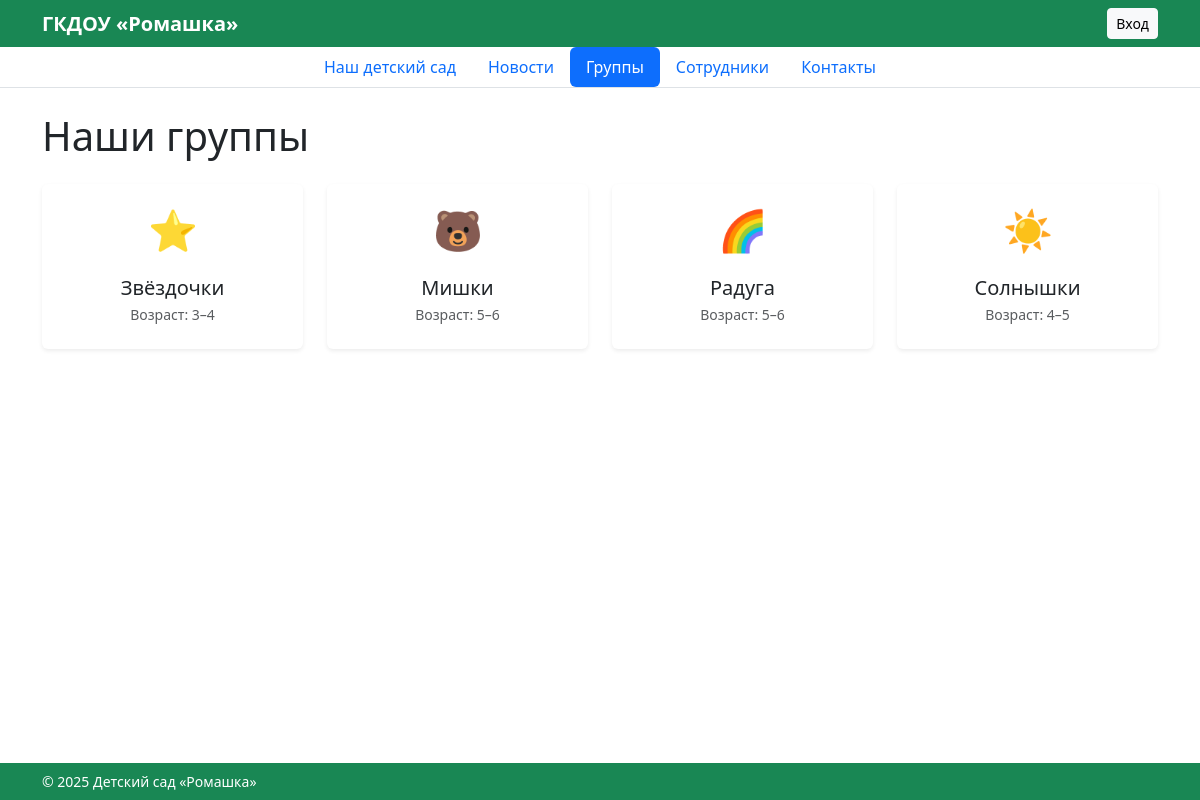
The page /groups.php on the database its author committed.
### tables this page shows
CREATE TABLE `groups` (
  `id` int(11) NOT NULL,
  `name` varchar(100) NOT NULL,
  `icon` varchar(50) DEFAULT '?️',
  `room_number` varchar(10) DEFAULT NULL,
  `age_from` tinyint(4) DEFAULT NULL,
  `age_to` tinyint(4) DEFAULT NULL,
  `description` text
);

### groups.php (the view, shortened to what this page needs)
<?php
require_once __DIR__ . '/config.php';
$user    = $_SESSION['user'] ?? null;
$groups = $pdo->query("
    SELECT id,
           name,
           age_from,
           age_to,
           description,
           icon               -- 👈 новая колонка
      FROM groups
  ORDER BY name
")->fetchAll();
?>
<!doctype html>
<html lang="ru">
<head>
    <link href="https://cdn.jsdelivr.net/npm/bootstrap@5.3.3/dist/css/bootstrap.min.css" rel="stylesheet">
</head>
<body class="d-flex flex-column min-vh-100">
<header class="bg-success text-white py-2">
    <div class="container d-flex justify-content-between align-items-center">
        <h1 class="h5 m-0 fw-bold">ГКДОУ «Ромашка»</h1>
        <div>
            <?php if (!$user): ?>
                <a href="login.php" class="btn btn-light btn-sm">Вход</a>
            <?php endif; ?>
        </div>
    </div>
</header>
<nav class="bg-white border-bottom">
    <div class="container">
        <ul class="nav nav-pills justify-content-center">
            <li class="nav-item"><a class="nav-link"         href="index.php">Наш детский сад</a></li>
            <li class="nav-item"><a class="nav-link"         href="news.php">Новости</a></li>
            <li class="nav-item"><a class="nav-link active"  href="groups.php">Группы</a></li>
            <li class="nav-item"><a class="nav-link"         href="staff.php">Сотрудники</a></li>
            <li class="nav-item"><a class="nav-link"         href="contacts.php">Контакты</a></li>
        </ul>
    </div>
</nav>
<main class="container my-4 flex-grow-1">
    <h1 class="mb-4">Наши группы</h1>
    <?php if (!$groups): ?>
        <div class="alert alert-info">Группы ещё не заведены.</div>
    <?php else: ?>
        <div class="row g-4">
            <?php foreach ($groups as $g): ?>
                <?php
                    $icon = $g['icon'] ?: '🌤️';
                ?>
                <div class="col-sm-6 col-md-4 col-lg-3">
                    <a href="group.php?id=<?= (int)$g['id'] ?>"
                       class="text-decoration-none text-dark">
                        <div class="card group-card h-100 shadow-sm border-0 text-center p-3">
                            <div class="group-icon mb-3"><?= htmlspecialchars($icon) ?></div>
                            <h5 class="mb-1"><?= htmlspecialchars($g['name']) ?></h5>
                            <p class="text-muted small mb-2">
                                Возраст: <?= (int)$g['age_from'] ?>–<?= (int)$g['age_to'] ?>
                            </p>
                        </div>
                    </a>
                </div>
            <?php endforeach; ?>
        </div>
    <?php endif; ?>
</main>
<footer class="bg-success text-white py-2 mt-auto">
    <div class="container small">© <?= date('Y') ?> Детский сад «Ромашка»</div>
</footer>
</body>
</html>

### groups.php (style rules this page uses)
.group-card { transition: transform .15s; cursor: pointer; }
.group-icon { font-size: 2.5rem; }

### rows shown on the page
groups: icon "⭐", name "Звёздочки", age_from "3", age_to "4"
groups: icon "🐻", name "Мишки", age_from "5", age_to "6"
groups: icon "🌈", name "Радуга", age_from "5", age_to "6"
groups: icon "☀️", name "Солнышки", age_from "4", age_to "5"
